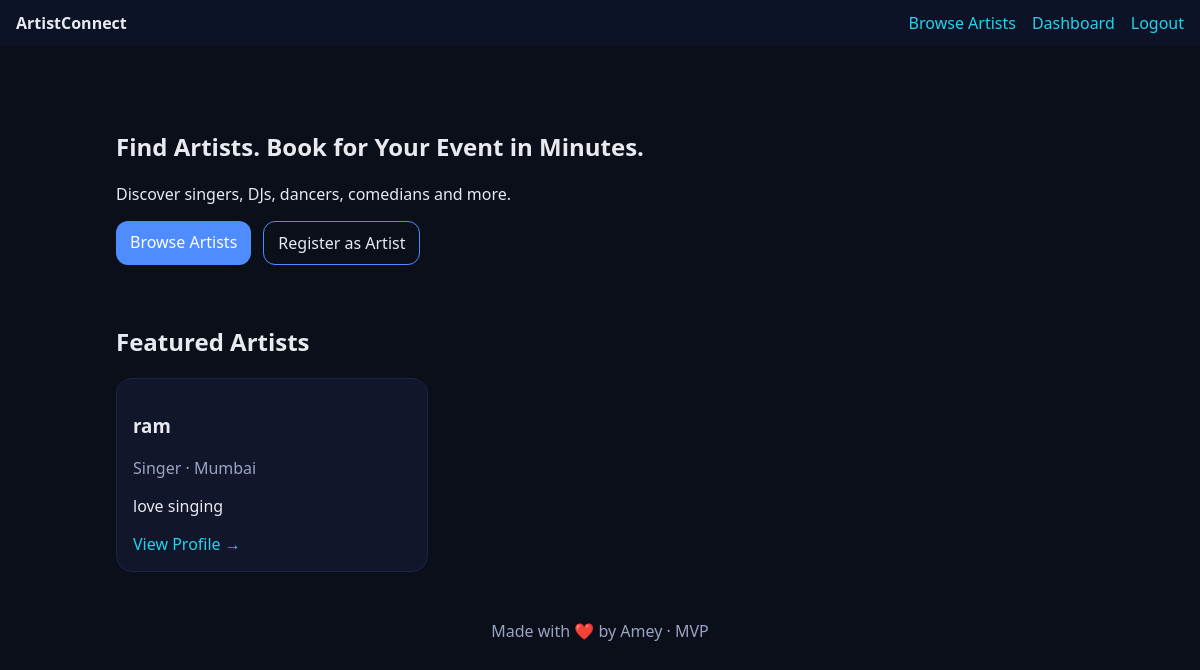
Screenshot of / (signed in) with the database file from the repository.
### app/models.py (models this page shows, shortened)
class ArtistProfile(db.Model):
    id = db.Column(db.Integer, primary_key=True)
    user_id = db.Column(db.Integer, db.ForeignKey('user.id'), nullable=False)
    category = db.Column(db.String(80), nullable=False)  # Singer, DJ, Dancer...
    location = db.Column(db.String(120), nullable=False)
    bio = db.Column(db.Text, nullable=True)
    demo_links = db.Column(db.Text, nullable=True)  # newline separated links
    charges = db.Column(db.String(80), nullable=True)  # optional text
    profile_image = db.Column(db.String(200), nullable=True)  # filename for profile image

class User(db.Model):
    id = db.Column(db.Integer, primary_key=True)
    name = db.Column(db.String(120), nullable=False)
    email = db.Column(db.String(120), unique=True, nullable=False)
    password_hash = db.Column(db.String(255), nullable=False)
    role = db.Column(db.String(20), nullable=False)  # 'artist' or 'organizer'
    created_at = db.Column(db.DateTime, default=datetime.utcnow)
    artist_profile = db.relationship('ArtistProfile', backref='user', uselist=False)
    organizer_profile = db.relationship('OrganizerProfile', backref='user', uselist=False)

### app/routes.py (the view)
def index():
    top_artists = ArtistProfile.query.limit(6).all()
    return render_template("index.html", top_artists=top_artists)

### app/templates/index.html
{% extends "base.html" %}
{% block content %}
  <section class="hero">
    <h1>Find Artists. Book for Your Event in Minutes.</h1>
    <p>Discover singers, DJs, dancers, comedians and more.</p>
    <div class="actions">
      <a class="btn" href="{{ url_for('artists_list') }}">Browse Artists</a>
      <a class="btn-outline" href="{{ url_for('register') }}">Register as Artist</a>
    </div>
  </section>
  <section>
    <h2>Featured Artists</h2>
    <div class="grid">
      {% for prof in top_artists %}
        <div class="card">
          <h3>{{ prof.user.name }}</h3>
          <p class="muted">{{ prof.category }} · {{ prof.location }}</p>
          <p>{{ (prof.bio or '')[:120] }}{% if prof.bio and prof.bio|length>120 %}...{% endif %}</p>
          <a class="link" href="{{ url_for('artist_profile_view', user_id=prof.user.id) }}">View Profile →</a>
        </div>
      {% else %}
        <p>No artists yet. Be the first to <a href="{{ url_for('register') }}">register</a>!</p>
      {% endfor %}
    </div>
  </section>
{% endblock %}

### app/static/css/styles.css (style rules this page uses)
:root { --bg:#0b0f19; --card:#11162a; --text:#e8eaf0; --muted:#9aa4c4; --primary:#4f8cff; --accent:#22d3ee; }
* { box-sizing:border-box }
body { margin:0;background:var(--bg);color:var(--text);font-family:ui-sans-serif,system-ui,Segoe UI,Roboto,Helvetica,Arial }
a { color:var(--accent);text-decoration:none }
.btn { background:var(--primary);color:white;padding:10px 14px;border-radius:12px;display:inline-block }
.btn-outline { border:1px solid var(--primary);color:var(--text);padding:10px 14px;border-radius:12px }
.hero { padding:40px 0 }
.actions { display:flex;gap:12px;margin-top:12px }
.grid { display:grid;grid-template-columns:repeat(auto-fill,minmax(240px,1fr));gap:16px }
.card { background:var(--card);border:1px solid #1b2442;border-radius:16px;padding:16px }
.muted { color:var(--muted) }
.link { color:var(--accent) }

### rows the page displays
ArtistProfile: user.name "ram", category "Singer", location "Mumbai", bio "love singing"
